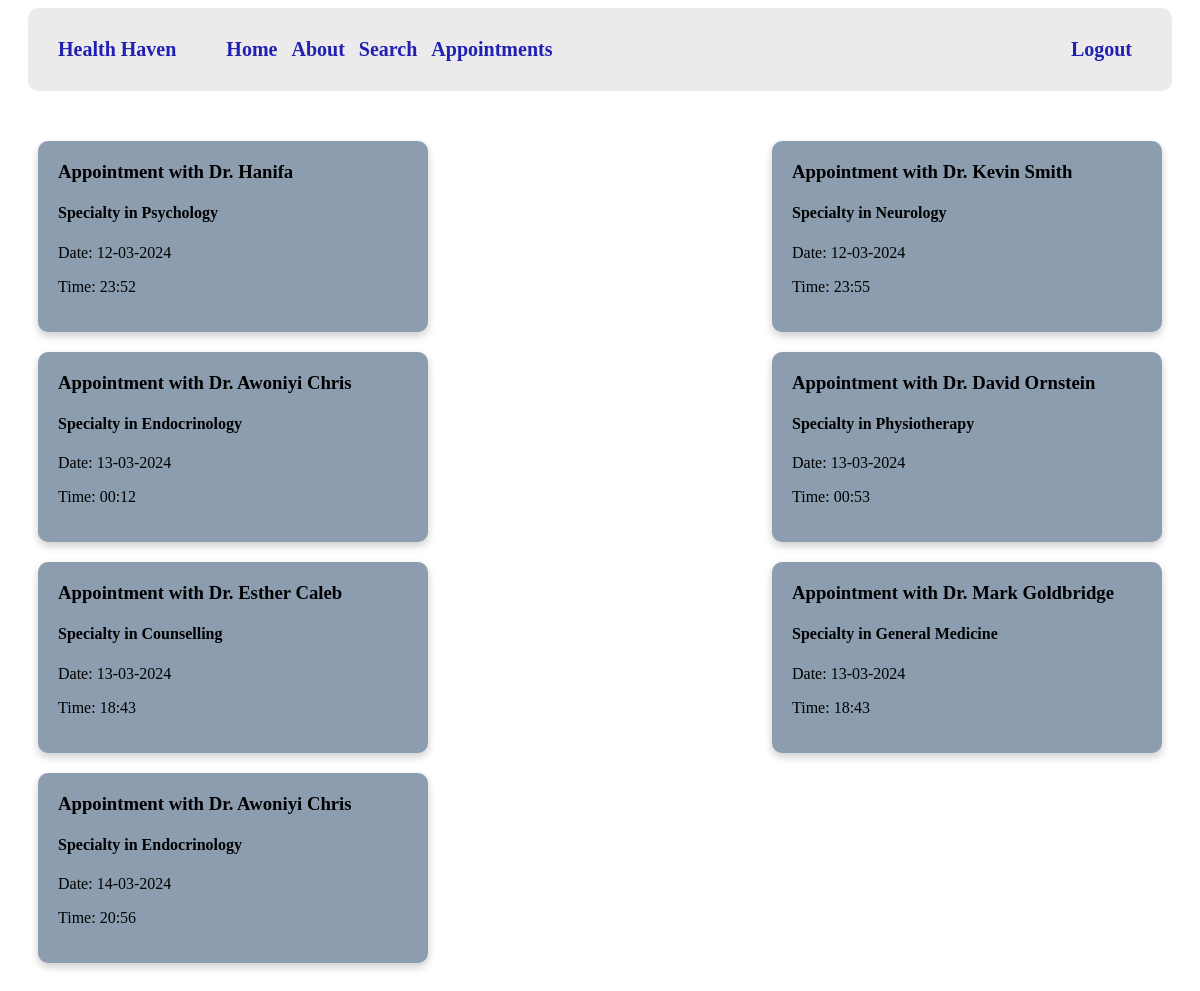
The page /show_appointments/ (signed in) on the database its author committed.
### backend/app.py (models this page shows, shortened)
class Appointment(db.Model):
    __tablename__ = 'appointments'
    appointment_id = db.Column(db.Integer, primary_key=True)
    date = db.Column(db.DateTime, default=datetime.utcnow())
    user_id = db.Column(db.Integer, db.ForeignKey('user.user_id'))
    doctor_id = db.Column(db.Integer, db.ForeignKey('doctor.doctor_id'))
    user = db.relationship('User', backref=db.backref('appointments', lazy=True))
    doctor = db.relationship('Doctor', backref=db.backref('appointments', lazy=True))

class Doctor(db.Model):
    doctor_id = db.Column(db.Integer, primary_key=True)
    name = db.Column(db.String(60), nullable=False)
    specialty = db.Column(db.String(60), nullable=False)
    yearsofexperience = db.Column(db.Integer(), nullable=False)

### backend/app.py (the view)
@app.route('/show_appointments/')
def show_appointments():
    if current_user.is_authenticated:
        user_id = current_user.get_id()
        appointments = Appointment.query.filter_by(user_id=user_id).all()
        return render_template('show_ap.html', appointments=appointments)
    else:
        return redirect(url_for('login'))

### backend/app.py (called while the page is built)
@login_manager.user_loader
def load_user(user_id):
    return User.query.get(int(user_id))

    def get_id(self):
        return str(self.user_id)

### frontend/templates/show_ap.html
{% extends 'default.html' %}
{% block content %}
    <div class="appointment-cards">
        {% for appointment in appointments %}
            <div class="appointment-card">
                <h3>Appointment with Dr. {{ appointment.doctor.name }}</h2>
                <h4>Specialty in {{ appointment.doctor.specialty }}</h2>
                <p>Date: {{ appointment.date.strftime('%d-%m-%Y') }}</p>
                <p>Time: {{ appointment.date.strftime('%H:%M') }}</p>
            </div>
        {% endfor %}
    </div>
{% endblock %}

### frontend/templates/default.html (shortened to what this page needs)
<!DOCTYPE html>
<html lang="en">
<head>
    <link rel="stylesheet" href="../styles/nav.css">
    <link rel="stylesheet" href="../styles/content.css">
    <header>
        <nav class="nav">
            <a href="/" class="nav-item">Health Haven</a>
            <div class="nav-bio">
                {% if current_user.is_authenticated %}
                    <a href="{{ url_for('home') }}" class="nav-item">Home</a>
                    <a href="{{ url_for('about') }}" class="nav-item">About</a>
                    <a href="{{ url_for('search') }}" class="nav-item">Search</a>
                    <a href="{{ url_for('show_appointments') }}" class="nav-item">Appointments</a>
                {% else %}
                    <a href="{{ url_for('home') }}" class="nav-item">Home</a>
                    <a href="{{ url_for('about') }}" class="nav-item">About</a>
                {% endif %}
            </div>
            <div class="nav-reg">
                {% if current_user.is_authenticated %}
                    <a href="{{ url_for('logout') }}" class="nav-item">Logout</a>
                {% else %}
                    <a href="{{ url_for('login') }}" class="nav-item">Login</a>
                    <a href="{{ url_for('register') }}" class="nav-item">Register</a>
                {% endif %}
            </div>
        </nav>
    </header>
</head>
<body>
    {% block content %}
    {% endblock %}
</body>
</html>

### frontend/styles/nav.css (style rules this page uses)
.nav { background-color: rgb(236, 234, 234); margin-left: 20px; margin-right: 20px; display: flex; padding: 30px; border-radius: 10px; margin-bottom: 20px; }
.nav-bio { margin-left: 40px; }
.nav-reg { margin-left: auto; }
.nav-item { text-decoration: none; font-size: 20px; margin-right: 10px; font-weight: bold; color: rgb(32, 32, 179); }
body { background-color: white; }

### frontend/styles/content.css (style rules this page uses)
.appointment-cards { display: flex; flex-wrap: wrap; justify-content: space-between; padding: 20px; }
.appointment-card { background-color: #8b9daf; border-radius: 10px; padding: 20px; margin: 10px; width: 350px; box-shadow: 0 4px 8px 0 rgba(0,0,0,0.2); }
.appointment-card h3 { margin-top: 0; }

### rows shown on the page
Appointment: doctor.name "Hanifa", doctor.specialty "Psychology", date "12-03-2024", date "23:52"
Appointment: doctor.name "Kevin Smith", doctor.specialty "Neurology", date "12-03-2024", date "23:55"
Appointment: doctor.name "Awoniyi Chris", doctor.specialty "Endocrinology", date "13-03-2024", date "00:12"
Appointment: doctor.name "David Ornstein", doctor.specialty "Physiotherapy", date "13-03-2024", date "00:53"
Appointment: doctor.name "Esther Caleb", doctor.specialty "Counselling", date "13-03-2024", date "18:43"
Appointment: doctor.name "Mark Goldbridge", doctor.specialty "General Medicine", date "13-03-2024", date "18:43"
Appointment: doctor.name "Awoniyi Chris", doctor.specialty "Endocrinology", date "14-03-2024", date "20:56"
